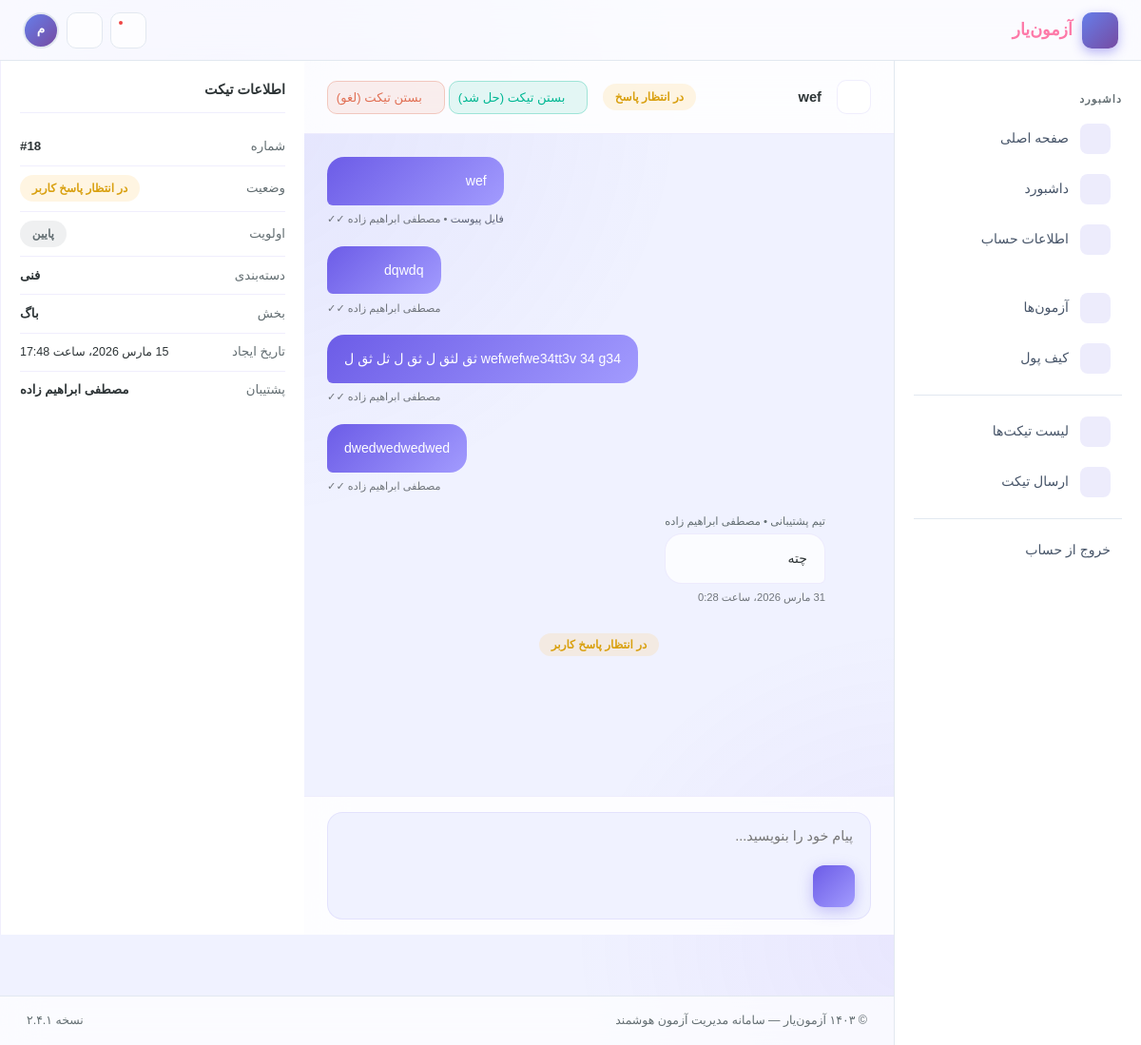
/sanatorium/tikcet/18/conversation (signed in), run on the app's committed database.
### user/models.py (models this page shows, shortened)
class User(AbstractUser):
    class GenderOfUser(models.TextChoices):
        MALE = "M", 'مذکر'
        FELMALE = "F", "مونث"
    class TypeOfUser(models.TextChoices):
        REGULAR = "R", 'دانش اموز'
        SANATORUM = "S", "مصحح"
        ADMIN = "A", "ادمین"
    father_name =  models.CharField(max_length=255, verbose_name='نام پدر', null=True)
    gender = models.CharField(max_length=255, choices=GenderOfUser, verbose_name="جنسیت")
    PhoneNumber = PhoneNumberField(unique=True, verbose_name="شماره",  db_index=True)
    national_id = models.CharField(max_length=255, verbose_name='کد ملی', null=True)
    province =  models.CharField(max_length=255, verbose_name='نام استان', null=True)
    city =  models.CharField(max_length=255, verbose_name='نام شهر', null=True)
    school =  models.CharField(max_length=255, verbose_name='نام مدرسه', null=True)
    grade =  models.ForeignKey(GradeCategories, related_name='users', null=True, on_delete=models.PROTECT, verbose_name='پایه',  db_index=True)
    major =  models.ForeignKey(MajorCategories, related_name='users', null=True, on_delete=models.PROTECT, verbose_name='رشته تحصیلی',  db_index=True)
    birth = models.DateTimeField(verbose_name='تاریخ تولد', null=True)
    private_code =  models.CharField(max_length=1000, verbose_name='کد مخفی کاربر', null=True, blank=True)
    otp = models.CharField(max_length=6, blank=True, null=True, verbose_name="کد otp")
    login_temp = models.PositiveSmallIntegerField(default=0, verbose_name="دفعات ورود")
    otp_expiry_date = models.DateTimeField(null=True, blank=True, verbose_name="تاریخ انقضای ")
    type_of_user = models.CharField(max_length=255, choices=TypeOfUser, verbose_name='نوع کاربر', default=TypeOfUser.REGULAR)
    is_verified = models.BooleanField(default=True, verbose_name='تایید شماره همراه')
    USERNAME_FIELD = "PhoneNumber"
    username = None
    objects = UserManager()
    class Meta:
        verbose_name = 'کاربر'
        verbose_name_plural = 'کاربران'

### sitesetting/models.py (models this page shows, shortened)
class Ticket(models.Model):
    class TicketPriority(models.TextChoices):
        low = 'پایین','پایین'
        mid = 'متوسط','متوسط'
        high = 'بالا','بالا'
        huge = 'فوری','فوری'
    class TicketStatus(models.TextChoices):
        cancelled = 'کنسل شده','کنسل شده'
        fixed = 'حل شده','حل شده'
        awating_admin = 'در انتظار پاسخ ادمین','در انتظار پاسخ ادمین'
        awating_user = 'در انتظار پاسخ کاربر','در انتظار کاربر'
    name = models.CharField(max_length=500, verbose_name='موضوع',  db_index=True)
    user =  models.ForeignKey(User, related_name='tickets', on_delete=models.PROTECT, verbose_name='درخواست دهنده',  db_index=True)
    admin =  models.ForeignKey(User, related_name='tickets_admin', null=True, blank=True, on_delete=models.PROTECT, verbose_name='ادمین',  db_index=True)
    problem =  models.ForeignKey(TicketProblemCategory, related_name='tickets', null=True, on_delete=models.PROTECT, verbose_name='دسته بندی مشکلات تیکت ها',  db_index=True)
    placement =  models.ForeignKey(TicketProblemPlacement, related_name='tickets', null=True, on_delete=models.PROTECT, verbose_name='بخش های مرتبط مشکلات در تیکت',  db_index=True)
    description = models.TextField(verbose_name="توضیحات ")
    file = models.FileField(verbose_name='پیوست', upload_to=photo_path_upload_to, null=True, blank=True)
    priority = models.CharField(verbose_name='اهمیت', choices=TicketPriority, max_length=255)
    status = models.CharField(verbose_name='وضعیت', choices=TicketStatus, max_length=255)
    create_at = models.DateTimeField(verbose_name='زمان ارسال درخواست', auto_now_add=True)
    class Meta:
        ordering = ['-id']
        verbose_name ='تیکت '
        verbose_name_plural ='تیکت  ها'

class TicketChat(models.Model):
    ticket =  models.ForeignKey(Ticket, related_name='chats', on_delete=models.CASCADE, verbose_name='تیکت')
    create_at = models.DateTimeField(verbose_name='زمان ارسال پیام', auto_now_add=True)
    is_read_by_admin = models.BooleanField(verbose_name='خوانده شده توسط ادمین', default=False)
    is_read_by_user = models.BooleanField(verbose_name='خوانده شده توسط کاربر', default=False)
    is_admin_message = models.BooleanField(verbose_name='پیام ادمین', default=False)
    admin_message = CKEditor5Field(verbose_name="پیام", null=True, blank=True)
    user_message = models.TextField(verbose_name="پیام", null=True, blank=True)
    class Meta:
        ordering = ['id']
        verbose_name ='پیام تیکت  '
        verbose_name_plural ='پیام های تیکت'

class TicketProblemCategory(models.Model):
    order = models.PositiveIntegerField(default=1, verbose_name='ترتیب')
    name = models.CharField( max_length=255, verbose_name='نام  ')
    is_active = models.BooleanField(default=True, verbose_name='فعال')
    class Meta:
        ordering = ['-order']
        verbose_name = 'دسته بندی مشکل تیکت'
        verbose_name_plural = 'دسته بندی مشکلات تیکت ها'

class TicketProblemPlacement(models.Model):
    order = models.PositiveIntegerField(default=1, verbose_name='ترتیب')
    name = models.CharField( max_length=255, verbose_name='بخش مرتبط')
    is_active = models.BooleanField(default=True, verbose_name='فعال')
    class Meta:
        ordering = ['-order']
        verbose_name = 'بخش مرتبط مشکلات در تیکت'
        verbose_name_plural = 'بخش های مرتبط مشکلات در تیکت'

### sanatorium/views/tickets.py (the view)
# urls.py: path('tikcet/<int:pk>/conversation', views.tickets.TicketConversation.as_view(), name='ticket-conversation'),
class TicketConversation(SanatorPermissionRequire, TicketChat):
    template_name =  'sanatorium/tickets/05-ticket-conversation.html'

### template/sanatorium/tickets/05-ticket-conversation.html (shortened to what this page needs)
{% extends "sanatorium/base/base.html" %}
{% load jalali_tags %}
{% block main %}
<main class="main-content">
  <div class="chat-layout">
    <div class="chat-main">
      <div class="ticket-header">
        <a href="{% url 'sanatorium:ticket-list' %}" style="width:36px;height:36px;border-radius:10px;background:var(--card-bg);border:1px solid var(--border);display:flex;align-items:center;justify-content:center;color:var(--text-main);text-decoration:none;flex-shrink:0;transition:all 0.2s;" onmouseover="this.style.background='var(--gradient-1)';this.style.color='white'" onmouseout="this.style.background='var(--card-bg)';this.style.color='var(--text-main)'"><i class="bi bi-arrow-right"></i></a>
        <div class="flex-grow-1 min-width-0">
          <div style="font-weight:700;font-size:0.92rem;white-space:nowrap;overflow:hidden;text-overflow:ellipsis;">{{ item.name }}</div>
        </div>
        <span class="badge-status badge-warning" style="flex-shrink:0;">در انتظار پاسخ</span>
      <div >
        <a href="{% url 'dashboard:ticket-chat-fixed' item.id %}?next={% url 'sanatorium:ticket-conversation' item.id %}" style="width:50%;background:rgba(0,184,148,0.1);border:1px solid rgba(0,184,148,0.3);color:var(--success);border-radius:10px;padding:0.55rem;font-family:Vazirmatn,sans-serif;font-size:0.82rem;cursor:pointer;margin-bottom:0.5rem;transition:all 0.2s;"><i class="bi bi-check2-circle"></i> بستن تیکت (حل شد)</a>
        <a href="{% url 'dashboard:ticket-chat-cancel' item.id %}?next={% url 'sanatorium:ticket-conversation' item.id %}" style="width:50%;background:rgba(225,112,85,0.1);border:1px solid rgba(225,112,85,0.3);color:var(--danger);border-radius:10px;padding:0.55rem;font-family:Vazirmatn,sans-serif;font-size:0.82rem;cursor:pointer;transition:all 0.2s;"><i class="bi bi-x-circle"></i> بستن تیکت (لغو)</a>
      </div>
      </div>
      <div class="messages-area" id="messagesArea">
        <div class="message user">
          <div>
            <div class="msg-bubble user" style="font-size:0.88rem;">
              {{ item.description }}
            </div>
            <div class="msg-meta" style="text-align:left;">{% if item.file %}<a target="_blank" href="{{ item.file.url }}">فایل پیوست</a>{% endif %} • {{item.user.get_full_name}} ✓✓</div>
          </div>
        </div>
        {% for chat in chats %}
          {% if chat.is_admin_message %}
            <div class="message">
              <div class="msg-avatar" style="background:var(--gradient-2);color:white;"><i class="bi bi-headset" style="font-size:0.9rem;"></i></div>
              <div>
                <div style="font-size:0.72rem;color:var(--text-muted);margin-bottom:0.25rem;">تیم پشتیبانی •  {{item.admin.get_full_name|default:"ادمین سایت"}}</div>
                <div class="msg-bubble support" style="font-size:0.88rem;">
                  {{chat.admin_message|safe}}
                </div>
                <div class="msg-meta">
                  {{chat.create_at|to_jalali:'%H:%M - %Y/%m/%d'}}
                </div>
              </div>
            </div>
          {% else %}
            <div class="message user">
              <div>
                <div class="msg-bubble user" style="font-size:0.88rem; ">
                  {{ chat.user_message }}
                </div>
                <div class="msg-meta" style="text-align:left;">{{item.user.get_full_name}} {% if chat.is_read_by_admin %}✓{% endif %}✓</div>
              </div>
            </div>
          {% endif %}
        {% endfor %}
        <div style="text-align:center;margin:0.5rem 0;">
  <span class="badge-status badge-{% if item.status == status.awating_admin or item.status == status.awating_user %}warning{% elif item.status == status.fixed %}success{% else %}secondary{% endif %} ">{{ item.status }}</span>        </div>
      </div>
      {% if item.status != status.fixed and item.status != status.cancelled %}
      <form action="?next={% url 'sanatorium:ticket-conversation' item.id %}" method="post">
      <div class="input-area">
        <div class="msg-input-box">
            {{ form.message }}
          <button class="send-btn" type="submit" title="ارسال"><i class="bi bi-send-fill"></i>  </button>
        </div>
       </div>
      </form>
      {% endif %}
    </div>
    <div class="chat-sidebar">
      <div class="info-panel">
        <div style="font-weight:700;font-size:0.9rem;margin-bottom:1rem;padding-bottom:0.75rem;border-bottom:1px solid var(--border);">اطلاعات تیکت</div>
        <div class="info-row"><span style="color:var(--text-muted);">شماره</span><span style="font-weight:700;">#{{item.id}}</span></div>
        <div class="info-row"><span style="color:var(--text-muted);">وضعیت</span>        <span class="badge-status badge-{% if item.status == status.awating_admin or item.status == status.awating_user %}warning{% elif item.status == status.fixed %}success{% else %}secondary{% endif %} ">{{ item.status }}</span>
  </div>
        <div class="info-row"><span style="color:var(--text-muted);">اولویت</span>        <span class="badge-status badge-{% if item.priority == priority.huge or item.priority == priority.high %}danger{% elif item.priority == priority.mid %}warning{% else %}secondary{% endif %} ">{{ item.priority }}</span>
</div>
        <div class="info-row"><span style="color:var(--text-muted);">دسته‌بندی</span><span style="font-weight:600;">{{ item.problem.name }}</span></div>
        <div class="info-row"><span style="color:var(--text-muted);">بخش</span><span style="font-weight:600;">{{ item.placement.name }}</span></div>
        <div class="info-row"><span style="color:var(--text-muted);">تاریخ ایجاد</span><span style="font-size:0.78rem;">{{item.create_at|to_jalali:'%H:%M - %Y/%m/%d'}}</span></div>
        <div class="info-row"><span style="color:var(--text-muted);">پشتیبان</span><span style="font-size:0.82rem;font-weight:600;">{{ item.admin.get_full_name|default:'ادمین ' }}</span></div>
      </div>
    </div>
  </div>
</main>
{% endblock   %}

### template/sanatorium/base/base.html (shortened to what this page needs)
{% load list %}
<!DOCTYPE html>
<html lang="fa" dir="rtl" data-theme="light">
<head>
<link href="/static/css/bootstrap5.css" rel="stylesheet">
<link href="/static/css/bootstrap5-icons.css" rel="stylesheet">
</head>
<body>
<div class="topbar">
  <a href="{% url 'sanatorium:main' %}" class="topbar-brand">
    <div class="brand-icon"><i class="bi bi-mortarboard-fill"></i></div>
    آزمون‌یار
  </a>
  <div class="topbar-actions">
    <a href="{% url 'sanatorium:ticket-list' %}" class="topbar-btn" title="تیکت‌ها">
      <i class="bi bi-headset"></i>
      <span class="badge-dot"></span>
    </a>
    <button class="theme-toggle" onclick="toggleTheme()" title="تغییر تم">
      <i class="bi bi-moon-stars" id="themeIcon"></i>
    </button>
    <div style="position:relative;">
      <div class="user-avatar" onclick="toggleDropdown()">{{user.get_full_name|list_index:0}}</div>
    </div>
  </div>
</div>
<nav class="sidebar" id="sidebar">
    <div class="sidebar-section-title">داشبورد</div>
    <a href="{% url 'site:main' %}" class="sidebar-item ">
      <div class="si-icon"><i class="bi bi-speedometer2"></i></div>
      صفحه اصلی
    </a>
    <a href="{% url 'sanatorium:main' %}" class="sidebar-item ">
      <div class="si-icon"><i class="bi bi-speedometer2"></i></div>
      داشبورد
    </a>
    <a href="{% url 'sanatorium:edit-infos' %}" class="sidebar-item">
      <div class="si-icon"><i class="bi bi-person-badge"></i></div>
      اطلاعات حساب
    </a>
   <div class="sidebar-section-title"> </div>
    <a href="{% url 'sanatorium:exam-list' %}" class="sidebar-item">
      <div class="si-icon"><i class="bi bi-clipboard2-check"></i></div>
      آزمون‌ها
     </a>
    <a href="{% url 'sanatorium:wallet-list' %}" class="sidebar-item">
      <div class="si-icon"><i class="bi bi-clipboard2-check"></i></div>
      کیف پول
    </a>
  <div class="sidebar-divider"></div>
     <a href="{% url 'sanatorium:ticket-list' %}" class="sidebar-item">
      <div class="si-icon"><i class="bi bi-ticket-perforated"></i></div>
      لیست تیکت‌ها
     </a>
    <a href="{% url 'sanatorium:ticket-send' %}" class="sidebar-item">
      <div class="si-icon"><i class="bi bi-send-plus"></i></div>
      ارسال تیکت
    </a>
    <div class="sidebar-divider"></div>
    <a href="{% url 'user:logout' %}" class="sidebar-item danger">
      خروج از حساب
    </a>
</nav>
{% block main %}{% endblock main %}
<footer class="dashboard-footer">
  <div>© ۱۴۰۳ آزمون‌یار — سامانه مدیریت آزمون هوشمند</div>
  <div>نسخه ۲.۴.۱</div>
</footer>
</body>
</html>

### data on the page
User: get_full_name|list_index "م"
Ticket: name "wef", description "wef", user.get_full_name "مصطفی ابراهیم زاده", admin.get_full_name "مصطفی ابراهیم زاده", status "در انتظار پاسخ کاربر", id "18", priority "پایین", problem.name "فنی", placement.name "باگ", create_at|to_jalali "15 مارس 2026، ساعت 17:48"
TicketChat: user_message "dqwdq"
TicketChat: user_message "wefwefwe34tt3v 34 g34 ثق لثق ل ثق ل ثل ثق ل"
TicketChat: user_message "dwedwedwedwed"
TicketChat: admin_message "چته", create_at|to_jalali "31 مارس 2026، ساعت 0:28"
